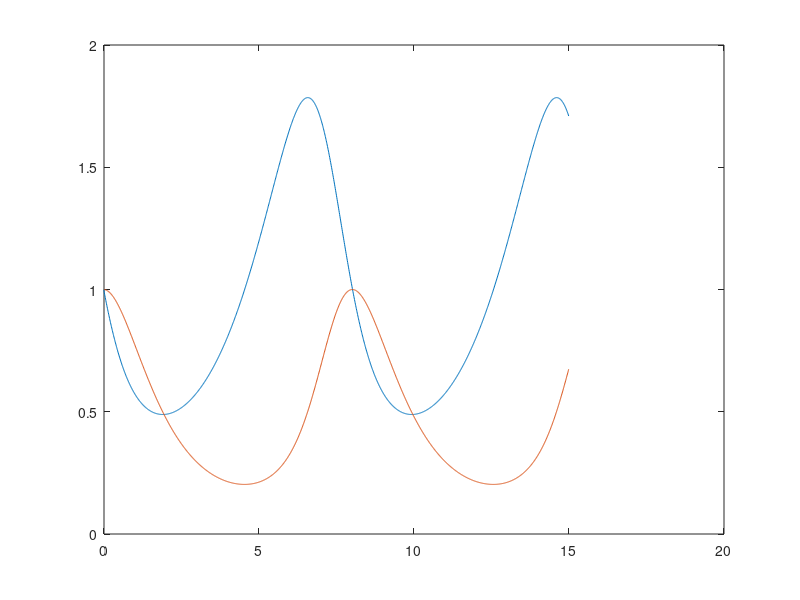

The MATLAB source for this figure:
% ENTH171
% Something here as well

clear;clc

t0 = 0;
tf = 15;
h = 0.01;
m0 = 1;
e0 = 1;

m = @(t0,m0,e0) 2/3*m0-4/3*m0*e0;
e = @(t0,m0,e0) -e0+m0*e0;
mArray(1)= m0;
eArray(1) = e0;
tArray(1) = t0;
count = 2;
for j = t0:h:tf-h
    tArray(count) = t0;
    m0 = m0 + h*m(t0,m0,e0);
    mArray(count) = m0;
    e0 = e0 + h * e(t0,m0,e0);
    eArray(count) = e0;
    count = count +1;
    t0 = t0 + h;
end

plot(tArray,mArray,tArray,eArray)

